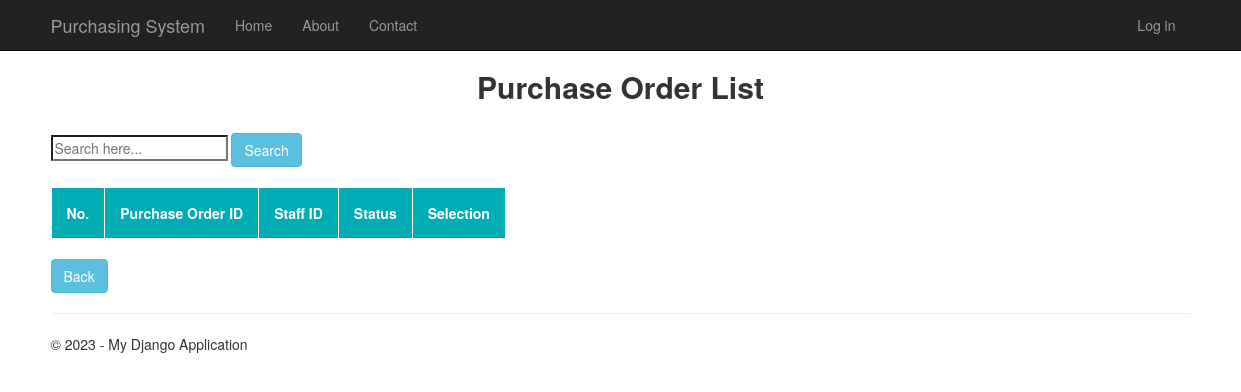
The app's page /viewItem, older data.
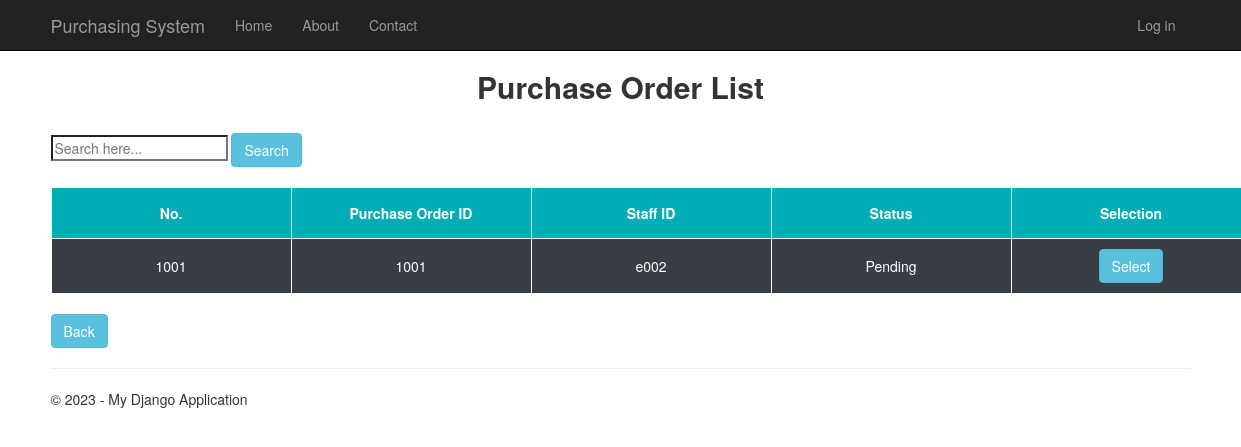
The same page, newer data.
### app/models.py (models this page shows)
class PurchaseOrder(models.Model):
    po_id = models.CharField(primary_key=True, max_length=10)
    item_id = models.ForeignKey(Item,default=None, on_delete=models.CASCADE)
    staff_id = models.ForeignKey(Staff,default=None, on_delete=models.CASCADE)
    quotation_id = models.ForeignKey(Quotation,default=None, on_delete=models.CASCADE)
    vendor_id = models.ForeignKey(Vendor,default=None, on_delete=models.CASCADE)
    item_name = models.CharField(max_length=40)
    quantity_provided = models.PositiveIntegerField()
    item_price = models.DecimalField(default=None, null=True, max_digits=8, decimal_places=2)
    total_price = models.DecimalField(default=None, null=True, max_digits=8, decimal_places=2)
    quantity_needed = models.PositiveIntegerField()
    po_status = models.CharField(max_length=20)
    def __str__(self):
        return str(self.po_id)

class Staff(models.Model):
    staff_id = models.CharField(primary_key=True, max_length=10)
    staff_password = models.CharField(max_length=5, null=True)
    def __str__(self):
        return str(self.staff_id)

### viewitem/views.py (the view)
# urls.py: re_path(r'^viewItem$', viewitem_views.viewItem, name='viewItem'),
def viewItem(request):
    po_list = PurchaseOrder.objects.all()
    return render(
        request,
        'viewitem/viewItem.html',
        {
            'title':'View Purchase Order',
            'year':datetime.now().year,
            'po_list' : po_list,
        }
    )

### viewitem/templates/viewitem/viewItem.html (shortened to what this page needs)
{% extends "app/layout.html" %}
{% block content %}
<div>
    <h2 style="text-align: center;"> <strong>Purchase Order List</strong></h2>
    <br/>
  <form class="margintop" action = 'searchItem' method='POST'>
    <input type="text" placeholder="Search here..." aria-label="Search here.." name = "searched")>
    <button class="btn btn-info">Search</button>
    </form>
    <br/>
</div>
<div>
<table>
<thead>
    <th>No.</th>
    <th>Purchase Order ID</th>
    <th>Staff ID</th>
    <th>Status</th>
    <th>Selection</th>
</thead>
{% for po in po_list %}
    {% if po.po_status == 'Pending' %}
    <tr>
        <td>{{po}}</td>
        <td>{{po.po_id}}</td>
        <td>{{po.staff_id}}</td>
        <td>{{po.po_status}}</td>
        <td>
            <form class="margintop" action='selectItem' method='POST'>
                <button type="submit" value="po.po_id" name="selected" class="btn btn-info">Select</button><br />
            </form>
        </td>
    </tr>
    {% endif %}
{% endfor %}
</table>
</div>
<br>
<form class="margintop" action='backtoHome' method='GET'>
  <button type="submit" class="btn btn-info">Back</button><br />
</form>
{% endblock %}

### app/templates/app/layout.html (shortened to what this page needs)
<!DOCTYPE html>
<html>
<head>
    {% load static %}
    <link rel="stylesheet" type="text/css" href="{% static 'app/content/bootstrap.min.css' %}" />
    <link rel="stylesheet" type="text/css" href="{% static 'app/content/site.css' %}" />
</head>
<body>
    <div class="navbar navbar-inverse navbar-fixed-top">
        <div class="container">
            <div class="navbar-header">
                <a href="/" class="navbar-brand">Purchasing System</a>
            </div>
            <div class="navbar-collapse collapse">
                <ul class="nav navbar-nav">
                    <li><a href="{% url 'home' %}">Home</a></li>
                    <li><a href="{% url 'about' %}">About</a></li>
                    <li><a href="{% url 'contact' %}">Contact</a></li>
                </ul>
                {% include 'app/loginpartial.html' %}
             </div>
        </div>
    </div>
    <div class="container body-content">
{% block content %}{% endblock %}
        <hr/>
        <footer>
            <p>&copy; {{ year }} - My Django Application</p>
        </footer>
    </div>
</body>
</html>

### app/templates/app/loginpartial.html
{% if user.is_authenticated %}
<form id="logoutForm" action="/logout" method="post" class="navbar-right">
    {% csrf_token %}
    <ul class="nav navbar-nav navbar-right">
        <li><span class="navbar-brand">Hello {{ user.username }}!</span></li>
        <li><a href="javascript:document.getElementById('logoutForm').submit()">Log Out</a></li>
    </ul>
</form>
{% else %}
<ul class="nav navbar-nav navbar-right">
    <li><a href="{% url 'login' %}">Log in</a></li>
</ul>
{% endif %}

### app/static/app/content/site.css (style rules this page uses)
body { padding-top: 50px; padding-bottom: 20px; }
.body-content { padding-left: 15px; padding-right: 15px; }
input, select, textarea { max-width: 280px; }

### viewitem/templates/viewitem/viewItem.html (style rules this page uses)
table, th,td { border:none; border-collapse: collapse; border-left: 1px solid white; border-right: 1px solid white; text-align: center; padding:10px; }
th { background-color: #00ADB5; color: white; padding:15px; }
tr { border:1px solid; border-color: white; background-color: #393E46; color: white; }
tr > td { min-width: 240px; }
tr > td:first-child { min-width: 240px; }

Row changes from the older to the newer data that the page shows:
added PurchaseOrder: po_id "1001", staff_id "e002", po_status "Pending"
